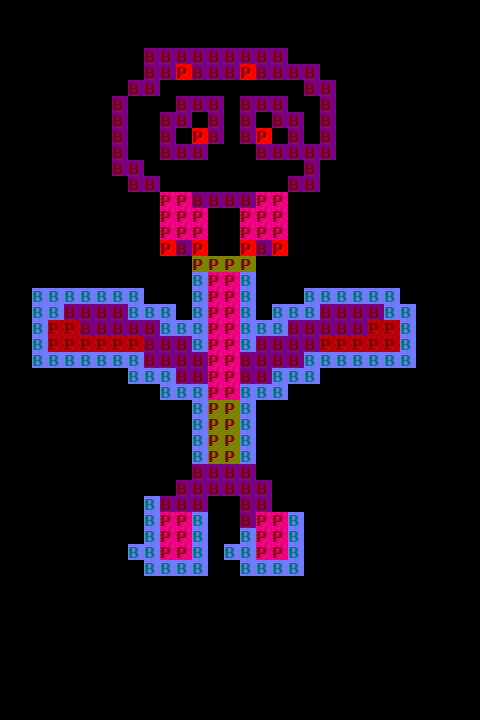

Below is a game level as drawn by its tile map, then a one-line description and the .tmx that defines it (tile-layer data replaced by summaries):
An orthogonal 30x45 tile map with 16x16 px tiles, 3 tile layers (block_behaviors, power_ups, blocks), 4 tilesets.

<map version="1.0" tiledversion="1.1.4" orientation="orthogonal" renderorder="right-down" width="30" height="45" tilewidth="16" tileheight="16" infinite="0" nextobjectid="1">
 <tileset firstgid="1" source="block_images.tsx" />
 <tileset firstgid="1351" source="block_behaviors.tsx" />
 <tileset firstgid="2701" source="power_up_behaviors.tsx" />
 <tileset firstgid="4051" source="tile_template.tsx" />
 <layer name="block_behaviors" width="30" height="45">
  <data>[1350 cells, 295 non-empty, 2 distinct tile ids]</data>
 </layer>
 <layer name="power_ups" width="30" height="45">
  <data>[1350 cells, 79 non-empty, 4 distinct tile ids]</data>
 </layer>
 <layer name="blocks" width="30" height="45" opacity="0.49">
  <data>[1350 cells, 295 non-empty, 2 distinct tile ids]</data>
 </layer>
</map>